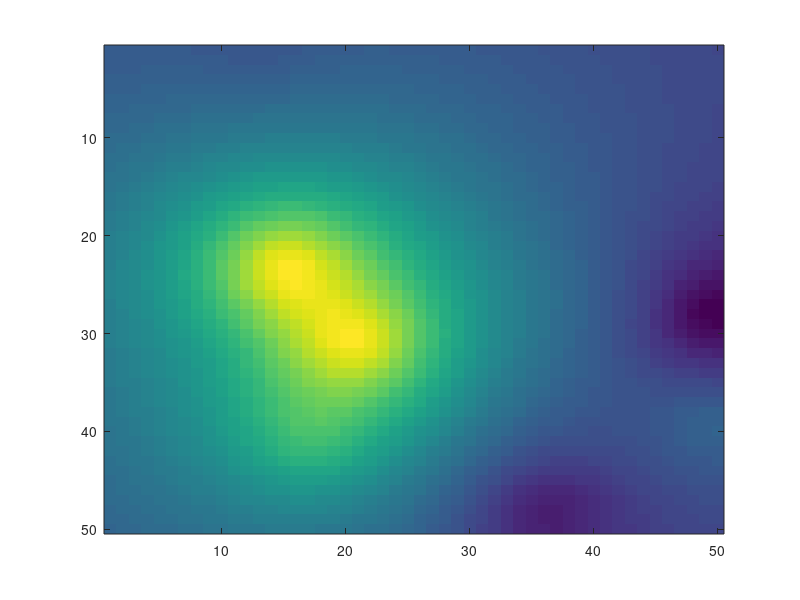

Write the MATLAB code that produced this figure. (Note: this script raises an error after producing the figure.)
%% Basis
A = []; % Structure Matrix
d1 = 50; % planar resulotion (x)
d2 = d1; % planar resulotion (y)
depth = .1;
d = d1*d2;
a = (ones(d1,1)*[0:d1-1])/d1;
b = (a - a').^2;
A = (depth.^2 +kron(b,ones(d2))+kron(ones(d2),b)).^(-.5);
imagesc(reshape(A(:,875),d2,d1))
%% The random data on sources plane
N = 100; %% number of sources
depth = .1;
neuron_data = [];
neuron_data(1,:) = randn(1,N);
neuron_data(2,:) = rand(1,N);
neuron_data(3,:) = rand(1,N);
neuron_data(4,:) = depth*rand(1,N);
neuron_data(4,:) = depth*ones(1,N);
neuron_data(1,:) = 1-2*floor(2*rand(1,N));
%% On the site of Sources plane
v = zeros(d1,d2);
neuron_data = [];
N = 10;
for i = 1:N
    a1 = floor(d1*rand)+1;
    a2 = floor(d1*rand)+1;
    a3 = randn;
    v(a1,a2) = a3;
    neuron_data(1:4,end+1) = [a3,(a2-1)/(d1-1),(a1-1)/(d1-1),.1];
end
v = reshape(v,d,1);
D = (A*v)';
D1 = reshape(D,d2,d1);
imagesc(D1)
%% Neuron Structure
X = tree2.X;
Y = tree2.Y;
Z = tree2.Z;
N = size(X,1);
neuron_data = [1-2*floor(2*rand(1,N));((X+145)/230)';((Y+65)/125)';.1*ones(1,size(X,1))];
%neuron_data(2:3,:) = floor(d1*neuron_data(2:3,:))/(d1);
%% Evalution
[Xsim,Ysim] = meshgrid(0:1/d1:((d1-1)/d1),0:1/d1:((d1-1)/d1));
Xsim = reshape(Xsim,1,d);
Ysim = reshape(Ysim,1,d);
Zsim = zeros(1,d);
mesh = [Xsim;Ysim;Zsim];
D = evalpotential(mesh,neuron_data);
D1 = reshape(D,d2,d1);
imagesc(D1)
%% L2 regularization (forward calculation)
%Ridg0 = A'*A;
lambda = 40;
%B = ((Ridg0-lambda*eye(d))^-1);
%B = ((Ridg0)-lambda*ones(d))^-1;
%B = A^-2;
B = A^-1;
%B = ((Ridg0))^-1;
surf(reshape(B(:,875),d2,d1))
%Ridg = lambda*Ridg1-(lambda^2)*Ridg2+(lambda^3)*Ridg3-(lambda^4)*Ridg4;
%surf(reshape(Ridg(:,210),d2,d1))
Dprop = B*(D');
%%
I = eig(A);
I = flip(sort(I));
%%
plot(I(1:100))
loglog(I)
%%
border = 0;
D1 = reshape(D,d2,d1);
subplot(131)
imagesc(D1(border+1:end-border,border+1:end-border))
subplot(132)
Z = zeros(d1,d2);
I = floor(neuron_data(2,:)*d2)+1;
J = floor(neuron_data(3,:)*d1)+1;
for i = 1:N
        Z(J(i),I(i)) = neuron_data(1,i);
end
imagesc(Z(border+1:end-border,border+1:end-border));%colormap(gray);
subplot(133)
Dprop = B*(D');
Dprop1 = reshape(Dprop,d2,d1);
imagesc(Dprop1(border+1:end-border,border+1:end-border))
%imagesc(Dprop1)
%subplot(144)
S = peakVally(Dprop1);
Z2 = zeros(d1,d2);
Z2(find(S==4)) = -1;
Z2(find(S==-4)) = 1;
th = zeros(d1,d2);
th(find(abs(Dprop1)>.008)) = 1;
Z2 = Z2.*th;
%imagesc(Z2(border+1:end-border,border+1:end-border))
%%
border = 10;
surf(Dprop1(border+1:end-border,border+1:end-border))
hold on
surf(Z(border+1:end-border,border+1:end-border)/.40)
%%
Dif = Z-Z2;
imagesc(Dif(12:end-12,12:end-12))
%% L2 regularization (gradient descent)

%% Proximal Gredient
epsilon = .001;
x = zeros(100,100);

